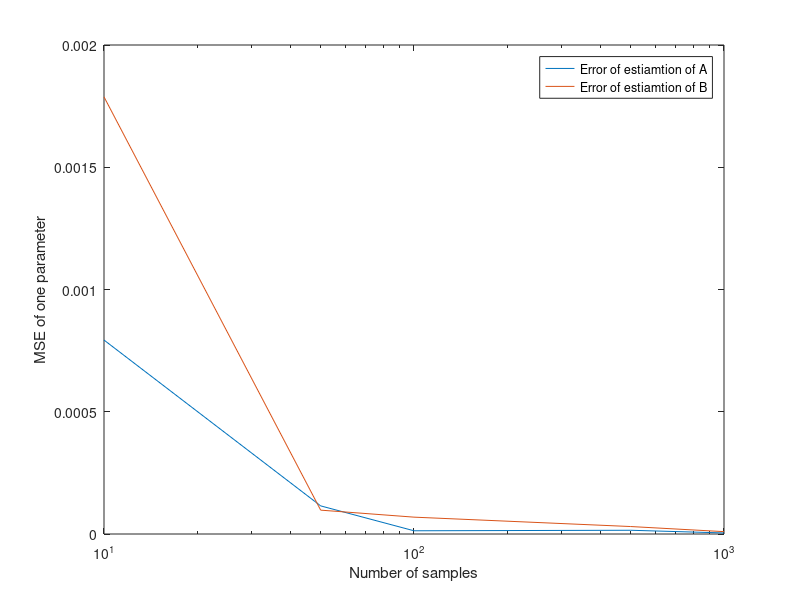

This figure's MATLAB source:
% multi-dimentional systems
clear all;
close all;


NN = [10, 50, 100, 500, 1000];

AB_1 = [0.5, 1];
AB_est_1 = [];

AB_2 = [0.25, 1] ;
AB_est_2 = [];

AB_3 = [0.125, 1] ;
AB_est_3 = [];

mse_a = [];
mse_b = [];

for N = NN
    U = [rand();rand();rand()];

    for i=1:N-1
       u1 = rand();
       u2 = rand();
       u3 = rand();

       tmp = [u1;u2;u3];
       U = [U,tmp];

    end

    A = [1/2,0,0;
         0,1/4,0;
         0,0,1/8];
    B = [1,0,0;
         0,1,0;
         0,0,1];
    H = [0,0,1;
         1,0,0;
         0,1,0];
    K = mpower( (eye(3) - A*H) ,-1)*B;


    Z = rand(3,N)/10-0.05;
    Y = K*U + Z;

    %X_est = H*Y;


    X_est = zeros(3,N);
    for i=1:3
    X_est(i,:) = H(i,:)*Y;
    end

    W_1 = [X_est(1,:);U(1,:)];
    W = W_1;
    AB_est_1 = Y(1,:)*W'*mpower((W*W'),-1);

    W_2 = [X_est(2,:);U(2,:)];
    W = W_2;
    AB_est_2 = Y(2,:)*W'*mpower((W*W'),-1);

    W_3 = [X_est(3,:);U(3,:)];
    W = W_3;
    AB_est_3 = Y(3,:)*W'*mpower((W*W'),-1);
    
    mse_a(end+1) = 0;
    mse_b(end+1) = 0;
    
    mse_a(end) = mse_a(end) + power( AB_est_1(1) - AB_1(1), 2);
     
    mse_a(end) = mse_a(end) + power( AB_est_2(1) - AB_2(1), 2);
    mse_a(end) = mse_a(end) + power( AB_est_3(1) - AB_3(1), 2);

    mse_b(end) = mse_b(end) + power( AB_est_1(2) - AB_1(2), 2);
    mse_b(end) = mse_b(end) + power( AB_est_2(2) - AB_2(2), 2);
    mse_b(end) = mse_b(end) + power( AB_est_3(2) - AB_3(2), 2);
        
    
    mse_a(end) = mse_a(end)/3;
    mse_b(end) = mse_b(end)/3;
    

end


semilogx(NN, mse_a);
hold on 
semilogx(NN, mse_b);

legend("Error of estiamtion of A","Error of estiamtion of B")
xlabel('Number of samples');
ylabel('MSE of one parameter');


